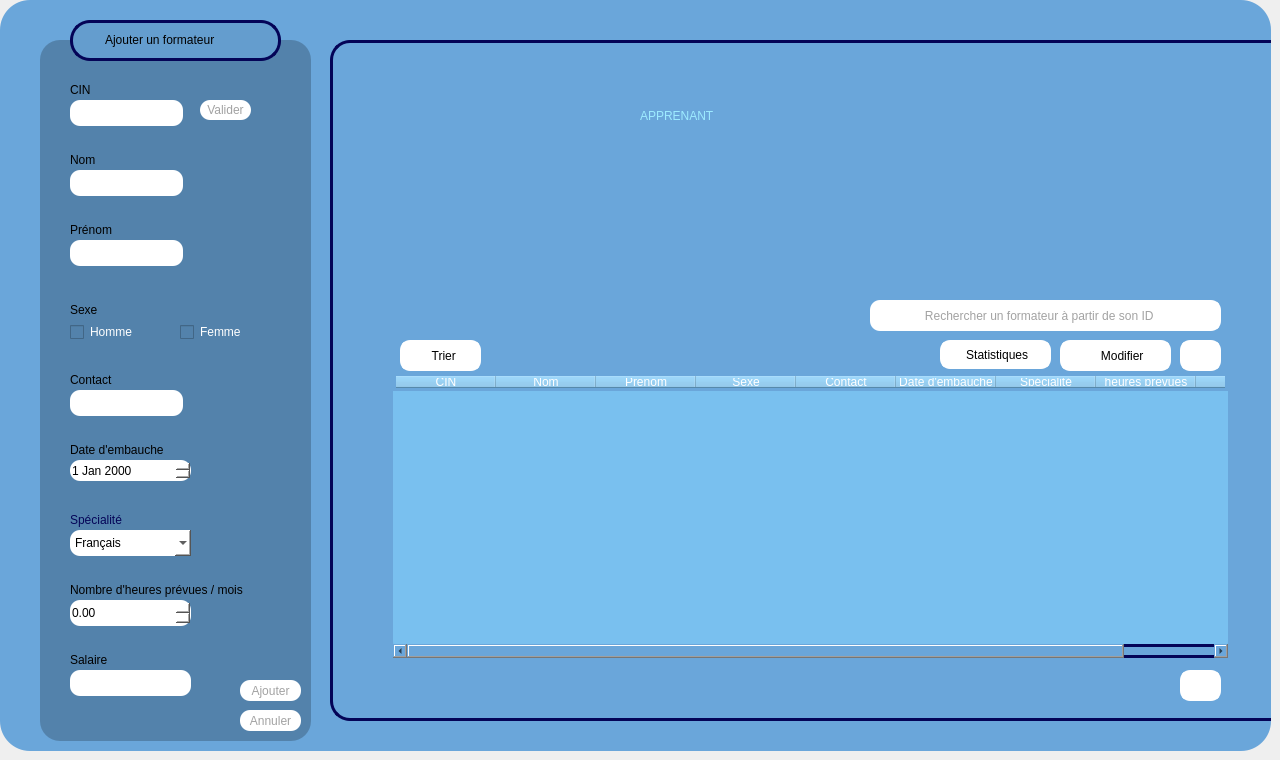
    <widget class="QWidget" name="page_apprenant_2">
     <widget class="QWidget" name="Formateur_11" native="true">
      <property name="geometry">
       <rect>
        <x>0</x>
        <y>0</y>
        <width>1271</width>
        <height>751</height>
       </rect>
      </property>
      <property name="maximumSize">
       <size>
        <width>2000</width>
        <height>2000</height>
       </size>
      </property>
      <property name="baseSize">
       <size>
        <width>1000</width>
        <height>1000</height>
       </size>
      </property>
      <property name="mouseTracking">
       <bool>false</bool>
      </property>
      <property name="tabletTracking">
       <bool>false</bool>
      </property>
      <property name="autoFillBackground">
       <bool>false</bool>
      </property>
      <property name="styleSheet">
       <string notr="true">background-color: rgb(106, 166, 218);

border-radius:30px;</string>
      </property>
      <widget class="QFrame" name="frame_38">
       <property name="geometry">
        <rect>
         <x>40</x>
         <y>40</y>
         <width>271</width>
         <height>701</height>
        </rect>
       </property>
       <property name="styleSheet">
        <string notr="true">background-color: rgb(58, 196, 255);
background-color: rgb(83, 130, 171);
border-radius:20px;

</string>
       </property>
       <property name="frameShape">
        <enum>QFrame::Shape::StyledPanel</enum>
       </property>
       <property name="frameShadow">
        <enum>QFrame::Shadow::Raised</enum>
       </property>
       <widget class="QLabel" name="label_specialite_12">
        <property name="geometry">
         <rect>
          <x>30</x>
          <y>470</y>
          <width>111</width>
          <height>20</height>
         </rect>
        </property>
        <property name="styleSheet">
         <string notr="true">color: rgb(4, 4, 87);</string>
        </property>
        <property name="text">
         <string>Spécialité</string>
        </property>
       </widget>
       <widget class="QLineEdit" name="lineEdit_cin_17">
        <property name="geometry">
         <rect>
          <x>30</x>
          <y>60</y>
          <width>113</width>
          <height>26</height>
         </rect>
        </property>
        <property name="styleSheet">
         <string notr="true">background-color: rgb(255, 255, 255);
border-radius:10px;
</string>
        </property>
        <property name="maxLength">
         <number>8</number>
        </property>
       </widget>
       <widget class="QLabel" name="label_contact_32">
        <property name="geometry">
         <rect>
          <x>30</x>
          <y>330</y>
          <width>63</width>
          <height>20</height>
         </rect>
        </property>
        <property name="text">
         <string>Contact</string>
        </property>
       </widget>
       <widget class="QLineEdit" name="lineEdit_contact_13">
        <property name="geometry">
         <rect>
          <x>30</x>
          <y>350</y>
          <width>113</width>
          <height>26</height>
         </rect>
        </property>
        <property name="styleSheet">
         <string notr="true">background-color: rgb(255, 255, 255);
border-radius:10px;</string>
        </property>
       </widget>
       <widget class="QLabel" name="label_prenom_25">
        <property name="geometry">
         <rect>
          <x>30</x>
          <y>180</y>
          <width>63</width>
          <height>20</height>
         </rect>
        </property>
        <property name="text">
         <string>Prénom</string>
        </property>
       </widget>
       <widget class="QLineEdit" name="lineEdit_nom_13">
        <property name="geometry">
         <rect>
          <x>30</x>
          <y>130</y>
          <width>113</width>
          <height>26</height>
         </rect>
        </property>
        <property name="styleSheet">
         <string notr="true">background-color: rgb(255, 255, 255);
border-radius:10px;</string>
        </property>
        <property name="maxLength">
         <number>20</number>
        </property>
       </widget>
       <widget class="QLineEdit" name="lineEdit_prenom_17">
        <property name="geometry">
         <rect>
          <x>30</x>
          <y>200</y>
          <width>113</width>
          <height>26</height>
         </rect>
        </property>
        <property name="styleSheet">
         <string notr="true">background-color: rgb(255, 255, 255);
border-radius:10px;</string>
        </property>
       </widget>
       <widget class="QPushButton" name="pushButton_cin_13">
        <property name="geometry">
         <rect>
          <x>160</x>
          <y>60</y>
          <width>51</width>
          <height>20</height>
         </rect>
        </property>
        <property name="styleSheet">
         <string notr="true">QPushButton{
background-color: rgb(255, 255, 255);
color: rgb(162, 162, 162);
border-radius:10px;
}
QPushButton:hover{
	background-color: rgb(162, 162, 162);
	color: rgb(255, 255, 255);
}



</string>
        </property>
        <property name="text">
         <string>Valider</string>
        </property>
       </widget>
       <widget class="QLabel" name="label_cin_24">
        <property name="geometry">
         <rect>
          <x>30</x>
          <y>40</y>
          <width>31</width>
          <height>20</height>
         </rect>
        </property>
        <property name="text">
         <string>CIN</string>
        </property>
       </widget>
       <widget class="QLabel" name="label_cin_25">
        <property name="geometry">
         <rect>
          <x>30</x>
          <y>110</y>
          <width>41</width>
          <height>20</height>
         </rect>
        </property>
        <property name="text">
         <string>Nom</string>
        </property>
       </widget>
       <widget class="QDoubleSpinBox" name="doubleSpinBox_heureprevue_12">
        <property name="geometry">
         <rect>
          <x>30</x>
          <y>560</y>
          <width>121</width>
          <height>26</height>
         </rect>
        </property>
        <property name="styleSheet">
         <string notr="true">background-color: rgb(255, 255, 255);
border-radius:10px;
</string>
        </property>
       </widget>
       <widget class="QDateEdit" name="dateEdit_embauche_12">
        <property name="geometry">
         <rect>
          <x>30</x>
          <y>420</y>
          <width>121</width>
          <height>21</height>
         </rect>
        </property>
        <property name="styleSheet">
         <string notr="true">background-color: rgb(255, 255, 255);
border-radius:10px;</string>
        </property>
       </widget>
       <widget class="QLabel" name="label_embauhe_27">
        <property name="geometry">
         <rect>
          <x>30</x>
          <y>400</y>
          <width>131</width>
          <height>20</height>
         </rect>
        </property>
        <property name="text">
         <string>Date d'embauche</string>
        </property>
       </widget>
       <widget class="QLabel" name="label_contact_33">
        <property name="geometry">
         <rect>
          <x>30</x>
          <y>540</y>
          <width>191</width>
          <height>20</height>
         </rect>
        </property>
        <property name="text">
         <string>Nombre d'heures prévues / mois</string>
        </property>
       </widget>
       <widget class="QLineEdit" name="lineEdit_remuneration_12">
        <property name="geometry">
         <rect>
          <x>30</x>
          <y>630</y>
          <width>121</width>
          <height>26</height>
         </rect>
        </property>
        <property name="styleSheet">
         <string notr="true">background-color: rgb(255, 255, 255);
border-radius:10px;
</string>
        </property>
        <property name="text">
         <string/>
        </property>
       </widget>
       <widget class="QLabel" name="label_contact_34">
        <property name="geometry">
         <rect>
          <x>30</x>
          <y>610</y>
          <width>191</width>
          <height>20</height>
         </rect>
        </property>
        <property name="text">
         <string>Salaire</string>
        </property>
       </widget>
       <widget class="QCheckBox" name="checkBox_23">
        <property name="geometry">
         <rect>
          <x>30</x>
          <y>280</y>
          <width>91</width>
          <height>24</height>
         </rect>
        </property>
        <property name="styleSheet">
         <string notr="true">background-color: rgb(83, 130, 171);
border-color: rgb(255, 255, 255);
color: rgb(255, 255, 255);</string>
        </property>
        <property name="text">
         <string>Homme</string>
        </property>
       </widget>
       <widget class="QCheckBox" name="checkBox_24">
        <property name="geometry">
         <rect>
          <x>140</x>
          <y>280</y>
          <width>91</width>
          <height>24</height>
         </rect>
        </property>
        <property name="styleSheet">
         <string notr="true">color: rgb(255, 255, 255);</string>
        </property>
        <property name="text">
         <string>Femme</string>
        </property>
       </widget>
       <widget class="QLabel" name="label_prenom_26">
        <property name="geometry">
         <rect>
          <x>30</x>
          <y>260</y>
          <width>63</width>
          <height>20</height>
         </rect>
        </property>
        <property name="text">
         <string>Sexe</string>
        </property>
       </widget>
       <widget class="QPushButton" name="pushButton_ANNULER_13">
        <property name="geometry">
         <rect>
          <x>200</x>
          <y>670</y>
          <width>61</width>
          <height>21</height>
         </rect>
        </property>
        <property name="styleSheet">
         <string notr="true">QPushButton{
background-color: rgb(255, 255, 255);
color: rgb(162, 162, 162);
border-radius:10px;
}
QPushButton:hover{
	background-color: rgb(162, 162, 162);
	color: rgb(255, 255, 255);
}



</string>
        </property>
        <property name="text">
         <string>Annuler</string>
        </property>
       </widget>
       <widget class="QPushButton" name="pushButton_AJOUTER_13">
        <property name="geometry">
         <rect>
          <x>200</x>
          <y>640</y>
          <width>61</width>
          <height>21</height>
         </rect>
        </property>
        <property name="styleSheet">
         <string notr="true">QPushButton{
background-color: rgb(255, 255, 255);
color: rgb(162, 162, 162);
border-radius:10px;
}
QPushButton:hover{
	background-color: rgb(162, 162, 162);
	color: rgb(255, 255, 255);
}




</string>
        </property>
        <property name="text">
         <string>Ajouter</string>
        </property>
       </widget>
       <widget class="QComboBox" name="comboBox_10">
        <property name="geometry">
         <rect>
          <x>30</x>
          <y>490</y>
          <width>121</width>
          <height>26</height>
         </rect>
        </property>
        <property name="styleSheet">
         <string notr="true">background-color: rgb(255, 255, 255);
border-radius:10px;</string>
        </property>
        <item>
         <property name="text">
          <string>Français</string>
         </property>
        </item>
        <item>
         <property name="text">
          <string>Anglais</string>
         </property>
        </item>
        <item>
         <property name="text">
          <string>Science</string>
         </property>
        </item>
        <item>
         <property name="text">
          <string>Physique</string>
         </property>
        </item>
        <item>
         <property name="text">
          <string>Arabe</string>
         </property>
        </item>
       </widget>
       <widget class="QStackedWidget" name="stackedWidget_11">
        <property name="geometry">
         <rect>
          <x>230</x>
          <y>120</y>
          <width>120</width>
          <height>80</height>
         </rect>
        </property>
        <widget class="QWidget" name="page_21"/>
        <widget class="QWidget" name="page_22"/>
       </widget>
      </widget>
      <widget class="QFrame" name="frame_39">
       <property name="geometry">
        <rect>
         <x>70</x>
         <y>20</y>
         <width>211</width>
         <height>41</height>
        </rect>
       </property>
       <property name="styleSheet">
        <string notr="true">background-color: rgb(100, 157, 206);
border: 3px solid #040457;
border-radius:20px;</string>
       </property>
       <property name="frameShape">
        <enum>QFrame::Shape::StyledPanel</enum>
       </property>
       <property name="frameShadow">
        <enum>QFrame::Shadow::Raised</enum>
       </property>
       <widget class="QLabel" name="label_embauhe_28">
        <property name="geometry">
         <rect>
          <x>30</x>
          <y>10</y>
          <width>161</width>
          <height>20</height>
         </rect>
        </property>
        <property name="styleSheet">
         <string notr="true">background-color: rgb(100, 157, 206);
border: 2px solid #649dce;
</string>
        </property>
        <property name="text">
         <string>Ajouter un formateur</string>
        </property>
       </widget>
      </widget>
      <widget class="QFrame" name="frame_40">
       <property name="geometry">
        <rect>
         <x>330</x>
         <y>40</y>
         <width>1001</width>
         <height>681</height>
        </rect>
       </property>
       <property name="styleSheet">
        <string notr="true">border: 3px solid #040457;
border-radius:20px;
</string>
       </property>
       <property name="frameShape">
        <enum>QFrame::Shape::StyledPanel</enum>
       </property>
       <property name="frameShadow">
        <enum>QFrame::Shadow::Raised</enum>
       </property>
       <widget class="QTableWidget" name="tableau_liste_13">
        <property name="geometry">
         <rect>
          <x>60</x>
          <y>330</y>
          <width>841</width>
          <height>291</height>
         </rect>
        </property>
        <property name="styleSheet">
         <string notr="true">background-color: rgb(121, 192, 239);
color: rgb(255, 255, 255);
border: 3px solid #6aa6da;
border-radius: 20px;
</string>
        </property>
        <property name="frameShadow">
         <enum>QFrame::Shadow::Sunken</enum>
        </property>
        <property name="lineWidth">
         <number>-7</number>
        </property>
        <property name="alternatingRowColors">
         <bool>false</bool>
        </property>
        <property name="rowCount">
         <number>0</number>
        </property>
        <property name="columnCount">
         <number>9</number>
        </property>
        <column>
         <property name="text">
          <string>CIN</string>
         </property>
        </column>
        <column>
         <property name="text">
          <string>Nom</string>
         </property>
        </column>
        <column>
         <property name="text">
          <string>Prenom</string>
         </property>
        </column>
        <column>
         <property name="text">
          <string>Sexe</string>
         </property>
        </column>
        <column>
         <property name="text">
          <string>Contact</string>
         </property>
        </column>
        <column>
         <property name="text">
          <string>Date d'embauche</string>
         </property>
        </column>
        <column>
         <property name="text">
          <string>Spécialité</string>
         </property>
        </column>
        <column>
         <property name="text">
          <string>heures prevues</string>
         </property>
        </column>
        <column>
         <property name="text">
          <string/>
         </property>
        </column>
       </widget>
       <widget class="QLineEdit" name="lineEdit_RECHERCHE_13">
        <property name="geometry">
         <rect>
          <x>570</x>
          <y>260</y>
          <width>321</width>
          <height>31</height>
         </rect>
        </property>
        <property name="styleSheet">
         <string notr="true">background-color: rgb(255, 255, 255);
border-radius:10px;
border: 3px solid #ffffff;
color: rgb(162, 162, 162);</string>
        </property>
        <property name="text">
         <string>      Rechercher un formateur à partir de son ID</string>
        </property>
       </widget>
       <widget class="QPushButton" name="pushButton_80">
        <property name="geometry">
         <rect>
          <x>730</x>
          <y>300</y>
          <width>111</width>
          <height>31</height>
         </rect>
        </property>
        <property name="styleSheet">
         <string notr="true">QPushButton{
background-color: rgb(255, 255, 255);
border-radius:10px;
border: 3px solid #ffffff;
}
QPushButton:hover{
	background-color: rgb(220, 220, 220);
	color: rgb(90, 90, 90);

	border-radius:10px;
}
</string>
        </property>
        <property name="text">
         <string>    Modifier</string>
        </property>
       </widget>
       <widget class="QPushButton" name="pushButton_81">
        <property name="geometry">
         <rect>
          <x>850</x>
          <y>300</y>
          <width>41</width>
          <height>31</height>
         </rect>
        </property>
        <property name="styleSheet">
         <string notr="true">QPushButton{
background-color: rgb(255, 255, 255);
border-radius:10px;
border: 3px solid #ffffff;
}
QPushButton:hover{
	background-color: rgb(220, 220, 220);
	color: rgb(90, 90, 90);

	border-radius:10px;
}
</string>
        </property>
        <property name="text">
         <string/>
        </property>
        <property name="icon">
         <iconset>
          <normaloff>:/img/poubelle.png</normaloff>:/img/poubelle.png</iconset>
        </property>
       </widget>
       <widget class="QPushButton" name="pushButton_82">
        <property name="geometry">
         <rect>
          <x>70</x>
          <y>300</y>
          <width>81</width>
          <height>31</height>
         </rect>
        </property>
        <property name="styleSheet">
         <string notr="true">QPushButton{
background-color: rgb(255, 255, 255);
border-radius:10px;
border: 3px solid #ffffff;
}
QPushButton:hover{
	background-color: rgb(220, 220, 220);
	color: rgb(90, 90, 90);

	border-radius:10px;
}
</string>
        </property>
        <property name="text">
         <string>  Trier</string>
        </property>
        <property name="icon">
         <iconset resource="ressources.qrc">
          <normaloff>:/img/trie.png</normaloff>:/img/trie.png</iconset>
        </property>
        <property name="autoRepeatInterval">
         <number>97</number>
        </property>
       </widget>
       <widget class="QPushButton" name="pushButton_83">
        <property name="geometry">
         <rect>
          <x>850</x>
          <y>630</y>
          <width>41</width>
          <height>31</height>
         </rect>
        </property>
        <property name="styleSheet">
         <string notr="true">QPushButton{
background-color: rgb(255, 255, 255);
border-radius:10px;
border: 3px solid #ffffff;
}
QPushButton:hover{
	background-color: rgb(220, 220, 220);
	color: rgb(90, 90, 90);

	border-radius:10px;
}
</string>
        </property>
        <property name="text">
         <string/>
        </property>
        <property name="icon">
         <iconset resource="ressources.qrc">
          <normaloff>:/img/download.png</normaloff>:/img/download.png</iconset>
        </property>
       </widget>
       <widget class="QLabel" name="label_14">
        <property name="geometry">
         <rect>
          <x>310</x>
          <y>50</y>
          <width>331</width>
          <height>51</height>
         </rect>
        </property>
        <property name="styleSheet">
         <string notr="true">background-color: rgb(106, 166, 218);
color: rgb(83, 130, 171);
color: rgb(157, 235, 255);
border: none;
font: 30pt &quot;Rockwell&quot;;</string>
        </property>
        <property name="text">
         <string>APPRENANT</string>
        </property>
       </widget>
       <widget class="QPushButton" name="pushButton_stat_12">
        <property name="geometry">
         <rect>
          <x>610</x>
          <y>300</y>
          <width>111</width>
          <height>29</height>
         </rect>
        </property>
        <property name="styleSheet">
         <string notr="true">QPushButton{
background-color: rgb(255, 255, 255);
border-radius:10px;
border: 3px solid #ffffff;
}
QPushButton:hover{
	background-color: rgb(220, 220, 220);
	color: rgb(90, 90, 90);

	border-radius:10px;
}
</string>
        </property>
        <property name="text">
         <string> Statistiques</string>
        </property>
        <property name="icon">
         <iconset resource="ressources.qrc">
          <normaloff>:/img/stat.png</normaloff>:/img/stat.png</iconset>
        </property>
       </widget>
       <widget class="QPushButton" name="pushButton_84">
        <property name="geometry">
         <rect>
          <x>540</x>
          <y>260</y>
          <width>51</width>
          <height>31</height>
         </rect>
        </property>
        <property name="styleSheet">
         <string notr="true">border:none;
background-color: rgb(255, 255, 255);
border-radius : 10px;
</string>
        </property>
        <property name="text">
         <string/>
        </property>
        <property name="icon">
         <iconset>
          <normaloff>:/img/loupe.png</normaloff>:/img/loupe.png</iconset>
        </property>
       </widget>
      </widget>
     </widget>
    </widget>
